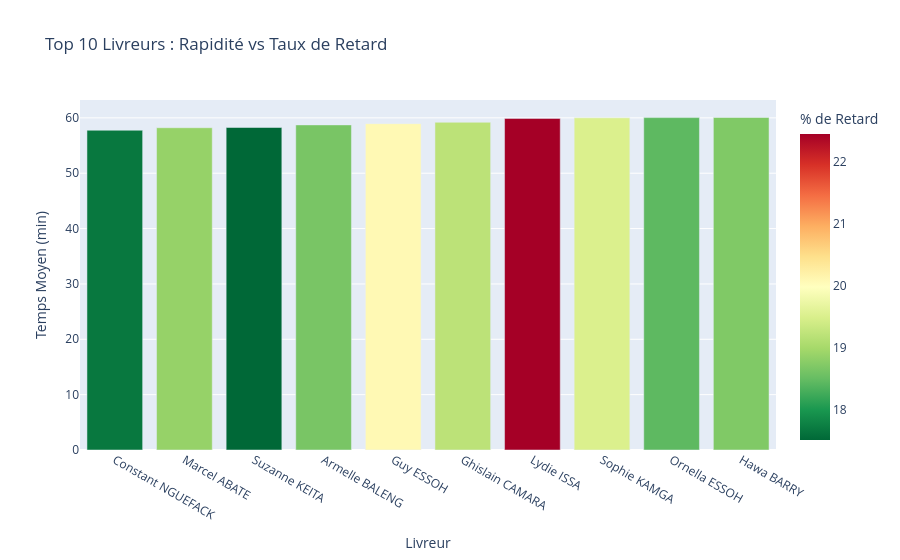

Here is the notebook cell this chart was saved with:
### Markdown cell above
### Livreurs les plus performants

### Code cell
# On calcule simultanément la moyenne de temps et le taux de retard

courier_stats = (

orders.merge(couriers, on="courier_id", how="left")

.groupby(["courier_id", "name"])

.agg(

temps_moyen=('delivery_time_min', 'mean'),

taux_retard=('status', lambda x: (x == 'late').mean() * 100),

total_commandes=('order_id', 'count')

)

.reset_index()

)



top_10_fastest = courier_stats.sort_values("temps_moyen", ascending=True).head(10)



fig = px.bar(

top_10_fastest,

x="name",

y="temps_moyen",

color="taux_retard",

color_continuous_scale="RdYlGn_r",

title="Top 10 Livreurs : Rapidité vs Taux de Retard",

labels={

"name": "Livreur",

"temps_moyen": "Temps Moyen (min)",

"taux_retard": "% de Retard"

},

custom_data=["taux_retard", "total_commandes"]

)


# PopUp

fig.update_traces(

hovertemplate="<br>".join([

"<b>Livreur:</b> %{x}",

"<b>Temps Moyen:</b> %{y:.1f} min",

"<b>Taux de Retard:</b> %{customdata[0]:.1f}%",

"<b>Total Livraisons:</b> %{customdata[1]}",

"<extra></extra>"

])

)


fig.show()

### Figure 1 — Plotly figure (JSON) as saved in the notebook; plotly's stock layout.template omitted (floating-point values rounded to 4 significant figures)
{"data": [{"customdata": [[17.67, 249.0], [18.87, 265.0], [17.51, 257.0], [18.64, 295.0], [20.08, 259.0], [19.2, 250.0], [22.44, 303.0], [19.5, 282.0], [18.44, 244.0], [18.7, 246.0]], "hovertemplate": "<b>Livreur:</b> %{x}<br><b>Temps Moyen:</b> %{y:.1f} min<br><b>Taux de Retard:</b> %{customdata[0]:.1f}%<br><b>Total Livraisons:</b> %{customdata[1]}<br><extra></extra>", "legendgroup": "", "marker": {"color": [17.67, 18.87, 17.51, 18.64, 20.08, 19.2, 22.44, 19.5, 18.44, 18.7], "coloraxis": "coloraxis", "pattern": {"shape": ""}}, "name": "", "orientation": "v", "showlegend": false, "textposition": "auto", "type": "bar", "x": ["Constant NGUEFACK", "Marcel ABATE", "Suzanne KEITA", "Armelle BALENG", "Guy ESSOH", "Ghislain CAMARA", "Lydie ISSA", "Sophie KAMGA", "Ornella ESSOH", "Hawa BARRY"], "xaxis": "x", "y": [57.77, 58.22, 58.26, 58.73, 58.96, 59.21, 59.91, 60.01, 60.05, 60.07], "yaxis": "y"}], "layout": {"barmode": "relative", "coloraxis": {"colorbar": {"title": {"text": "% de Retard"}}, "colorscale": [[0, "rgb(0,104,55)"], [0.1, "rgb(26,152,80)"], [0.2, "rgb(102,189,99)"], [0.3, "rgb(166,217,106)"], [0.4, "rgb(217,239,139)"], [0.5, "rgb(255,255,191)"], [0.6, "rgb(254,224,139)"], [0.7, "rgb(253,174,97)"], [0.8, "rgb(244,109,67)"], [0.9, "rgb(215,48,39)"], [1, "rgb(165,0,38)"]]}, "legend": {"tracegroupgap": 0}, "title": {"text": "Top 10 Livreurs : Rapidité vs Taux de Retard"}, "xaxis": {"anchor": "y", "domain": [0, 1], "title": {"text": "Livreur"}}, "yaxis": {"anchor": "x", "domain": [0, 1], "title": {"text": "Temps Moyen (min)"}}}}
